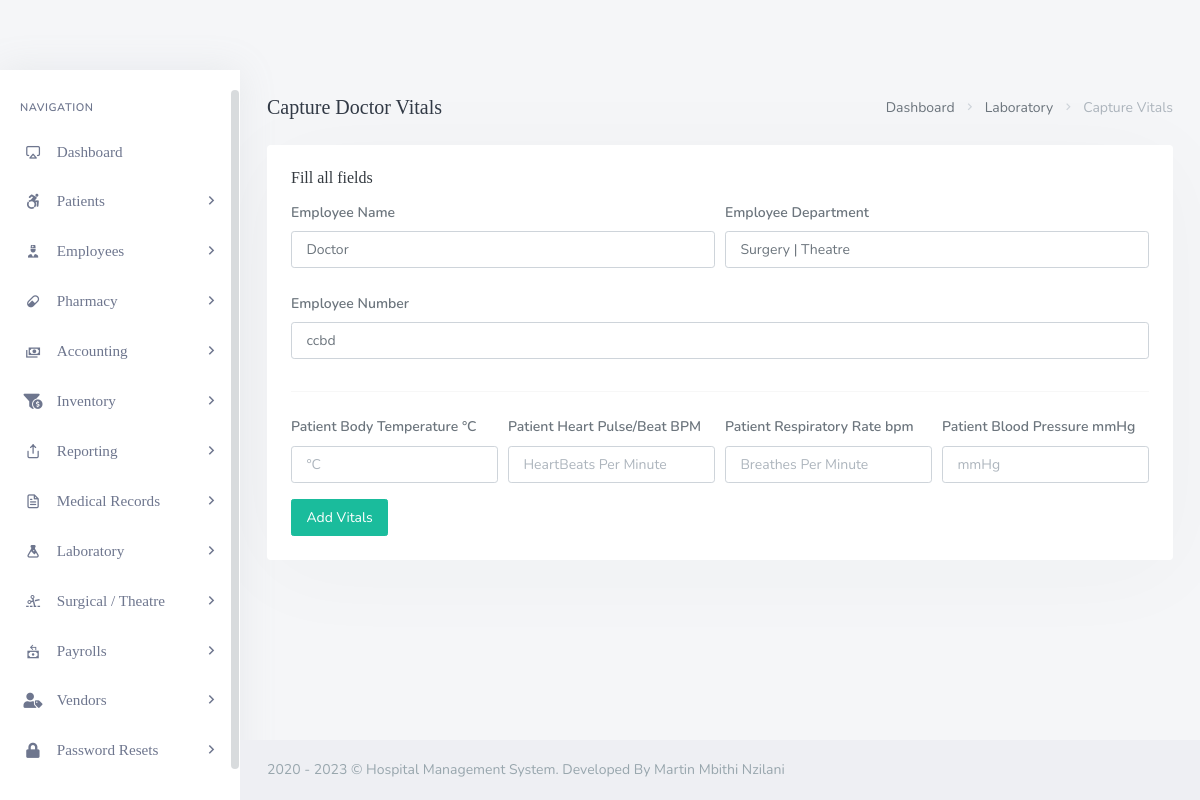
The page /backend/admin/his_admin_add_single_employee_vitals.php?doc_number=ccbd on the database its author committed.
### tables this page shows
CREATE TABLE `his_docs` (
  `doc_id` int NOT NULL,
  `doc_fname` varchar(200) DEFAULT NULL,
  `doc_lname` varchar(200) DEFAULT NULL,
  `doc_email` varchar(200) DEFAULT NULL,
  `doc_pwd` varchar(200) DEFAULT NULL,
  `doc_dept` varchar(200) DEFAULT NULL,
  `doc_number` varchar(200) DEFAULT NULL,
  `doc_dpic` varchar(200) DEFAULT NULL
);

### backend/admin/his_admin_add_single_employee_vitals.php (the view, shortened to what this page needs)
--><?php
	include('assets/inc/config.php');
?>
<!DOCTYPE html>
<html lang="en">
<?php include('assets/inc/head.php');?>
<body>
    <div id="wrapper">
        <?php include("assets/inc/sidebar.php");?>
        <?php
                $doc_number = $_GET['doc_number'];
                $ret = "SELECT  * FROM his_docs WHERE doc_number=?";
                $stmt= $mysqli->prepare($ret) ;
                $stmt->bind_param('s',$doc_number);
                $stmt->execute() ;
                $res=$stmt->get_result();
                while($row=$res->fetch_object())
                {
            ?>
        <div class="content-page">
            <div class="content">
                <div class="container-fluid">
                    <div class="row">
                        <div class="col-12">
                            <div class="page-title-box">
                                <div class="page-title-right">
                                    <ol class="breadcrumb m-0">
                                        <li class="breadcrumb-item"><a href="his_admin_dashboard.php">Dashboard</a></li>
                                        <li class="breadcrumb-item"><a href="javascript: void(0);">Laboratory</a></li>
                                        <li class="breadcrumb-item active">Capture Vitals</li>
                                    </ol>
                                </div>
                                <h4 class="page-title">Capture <?php echo $row->doc_fname;?> <?php echo $row->doc_lname;?> Vitals</h4>
                            </div>
                        </div>
                    </div>
                    <div class="row">
                        <div class="col-12">
                            <div class="card">
                                <div class="card-body">
                                    <h4 class="header-title">Fill all fields</h4>
                                    <form method="post">
                                        <div class="form-row">
                                            <div class="form-group col-md-6">
                                                <label for="inputEmail4" class="col-form-label">Employee Name</label>
                                                <input type="text" required="required" readonly name="" value="<?php echo $row->doc_fname;?> <?php echo $row->doc_lname;?>" class="form-control" id="inputEmail4" placeholder="Patient's First Name">
                                            </div>
                                            <div class="form-group col-md-6">
                                                <label for="inputPassword4" class="col-form-label">Employee Department</label>
                                                <input required="required" type="text" readonly name="" value="<?php echo $row->doc_dept;?>" class="form-control" id="inputPassword4" placeholder="Patient`s Last Name">
                                            </div>
                                        </div>
                                        <div class="form-row">
                                            <div class="form-group col-md-12">
                                                <label for="inputEmail4" class="col-form-label">Employee Number</label>
                                                <input type="text" required="required" readonly name="vit_pat_number" value="<?php echo $row->doc_number;?>" class="form-control" id="inputEmail4" placeholder="DD/MM/YYYY">
                                            </div>
                                        </div>
                                        <hr>
                                        <div class="form-row">
                                            <div class="form-group col-md-3">
                                                <label for="inputEmail4" class="col-form-label">Patient Body Temperature °C</label>
                                                <input type="text" required="required" name="vit_bodytemp" class="form-control" id="inputEmail4" placeholder="°C">
                                            </div>
                                            <div class="form-group col-md-3">
                                                <label for="inputPassword4" class="col-form-label">Patient Heart Pulse/Beat BPM</label>
                                                <input required="required" type="text" name="vit_heartpulse" class="form-control" id="inputPassword4" placeholder="HeartBeats Per Minute ">
                                            </div>
                                            <div class="form-group col-md-3">
                                                <label for="inputPassword4" class="col-form-label">Patient Respiratory Rate bpm</label>
                                                <input required="required" type="text" name="vit_resprate" class="form-control" id="inputPassword4" placeholder="Breathes Per Minute">
                                            </div>
                                            <div class="form-group col-md-3">
                                                <label for="inputPassword4" class="col-form-label">Patient Blood Pressure mmHg</label>
                                                <input required="required" type="text" name="vit_bloodpress" class="form-control" id="inputPassword4" placeholder="mmHg">
                                            </div>
                                        </div>
                                        <button type="submit" name="add_emp_vitals" class="ladda-button btn btn-success" data-style="expand-right">Add Vitals</button>
                                    </form>
                                </div>
                            </div>
                        </div>
                    </div>
                </div>
            </div>
            <?php include('assets/inc/footer.php');?>
        </div>
        <?php }?>
    </div>
</body>
</html>

### backend/admin/assets/inc/footer.php
<footer class="footer">
    <div class="container-fluid">
        <div class="row">
            <div class="col-md-12">
                2020 - <?php echo date('Y'); ?> &copy; Hospital Management System. Developed By Martin Mbithi Nzilani</a>
            </div>
        </div>
    </div>
</footer>

### rows shown on the page
his_docs: doc_fname "Doctor", doc_dept "Surgery | Theatre", vit_pat_number "ccbd"
